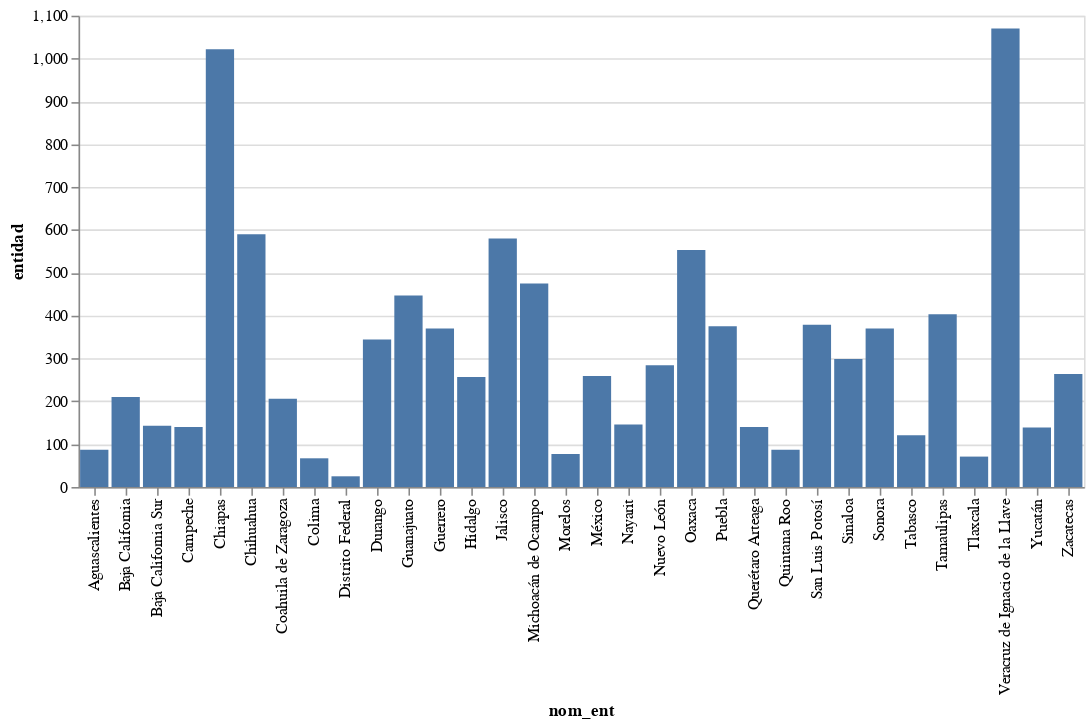

Write notebook code for a chart like this one.
### Code cell
muestra10000 = dataframe.sample(n=10000)
muestra10000
m10000 = muestra10000.groupby('nom_ent').count()
m10000.to_csv('m10000.csv')
df10000 = pd.read_csv('m10000.csv')
alt.Chart(df10000).mark_bar().encode(
    alt.X("nom_ent"),
    y='entidad',
)
